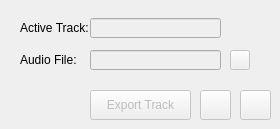
   <widget class="QWidget" name="tab_export">
    <attribute name="title">
     <string>Export and Details</string>
    </attribute>
    <widget class="QPushButton" name="buttonExportTrack">
     <property name="enabled">
      <bool>false</bool>
     </property>
     <property name="geometry">
      <rect>
       <x>90</x>
       <y>90</y>
       <width>101</width>
       <height>30</height>
      </rect>
     </property>
     <property name="toolTip">
      <string>&lt;html&gt;&lt;head/&gt;&lt;body&gt;&lt;p&gt;Export the selected track to .kml. If the active track is an ESRI shapefile point layer, the user will be able to export.&lt;/p&gt;&lt;/body&gt;&lt;/html&gt;</string>
     </property>
     <property name="text">
      <string>Export Track</string>
     </property>
     <property name="icon">
      <iconset resource="resources.qrc">
       <normaloff>:/plugins/milkmachine/Export.png</normaloff>:/plugins/milkmachine/Export.png</iconset>
     </property>
    </widget>
    <widget class="QPushButton" name="pushButton_TrackInfo">
     <property name="enabled">
      <bool>false</bool>
     </property>
     <property name="geometry">
      <rect>
       <x>200</x>
       <y>90</y>
       <width>31</width>
       <height>30</height>
      </rect>
     </property>
     <property name="toolTip">
      <string>&lt;html&gt;&lt;head/&gt;&lt;body&gt;&lt;p&gt;Click for information about the current audio track&lt;/p&gt;&lt;/body&gt;&lt;/html&gt;</string>
     </property>
     <property name="text">
      <string/>
     </property>
     <property name="icon">
      <iconset resource="resources.qrc">
       <normaloff>:/plugins/milkmachine/question.png</normaloff>:/plugins/milkmachine/question.png</iconset>
     </property>
     <property name="iconSize">
      <size>
       <width>24</width>
       <height>24</height>
      </size>
     </property>
    </widget>
    <widget class="QPushButton" name="pushButton_google_earth">
     <property name="enabled">
      <bool>false</bool>
     </property>
     <property name="geometry">
      <rect>
       <x>240</x>
       <y>90</y>
       <width>31</width>
       <height>30</height>
      </rect>
     </property>
     <property name="toolTip">
      <string>&lt;html&gt;&lt;head/&gt;&lt;body&gt;&lt;p&gt;View selected track in Google Earth&lt;/p&gt;&lt;/body&gt;&lt;/html&gt;</string>
     </property>
     <property name="text">
      <string/>
     </property>
     <property name="icon">
      <iconset resource="resources.qrc">
       <normaloff>:/plugins/milkmachine/earth.png</normaloff>:/plugins/milkmachine/earth.png</iconset>
     </property>
     <property name="iconSize">
      <size>
       <width>36</width>
       <height>36</height>
      </size>
     </property>
    </widget>
    <widget class="QLabel" name="label_visualization_active_2">
     <property name="geometry">
      <rect>
       <x>20</x>
       <y>20</y>
       <width>81</width>
       <height>16</height>
      </rect>
     </property>
     <property name="text">
      <string>&lt;html&gt;&lt;head/&gt;&lt;body&gt;&lt;p&gt;&lt;span style=&quot; color:#000000;&quot;&gt;Active Track:&lt;/span&gt;&lt;/p&gt;&lt;/body&gt;&lt;/html&gt;</string>
     </property>
    </widget>
    <widget class="QLineEdit" name="lineEdit_export_active">
     <property name="enabled">
      <bool>false</bool>
     </property>
     <property name="geometry">
      <rect>
       <x>90</x>
       <y>18</y>
       <width>131</width>
       <height>20</height>
      </rect>
     </property>
     <property name="toolTip">
      <string>&lt;html&gt;&lt;head/&gt;&lt;body&gt;&lt;p&gt;The selected layer in the table of contents.&lt;/p&gt;&lt;/body&gt;&lt;/html&gt;</string>
     </property>
    </widget>
    <widget class="QPushButton" name="pushButton_export_audio_file">
     <property name="enabled">
      <bool>false</bool>
     </property>
     <property name="geometry">
      <rect>
       <x>230</x>
       <y>50</y>
       <width>20</width>
       <height>20</height>
      </rect>
     </property>
     <property name="toolTip">
      <string>&lt;html&gt;&lt;head/&gt;&lt;body&gt;&lt;p&gt;Browse to .wav file that will be attached to the kmz or kml file. The name of the file must be formatted by date and time. example;&lt;/p&gt;&lt;p&gt;YYYYMMDDHHMMSS.wav&lt;/p&gt;&lt;p&gt;~/20140130124357.wav&lt;/p&gt;&lt;p&gt;Note: any text after the seconds is ignored, which can be used for other information.&lt;/p&gt;&lt;p&gt;The difference between the start of the audio and the start of the GPS track will be automatically applied to the &amp;quot;time delay&amp;quot; of the audio in the .kml/.kmz.&lt;/p&gt;&lt;/body&gt;&lt;/html&gt;</string>
     </property>
     <property name="icon">
      <iconset resource="resources.qrc">
       <normaloff>:/plugins/milkmachine/folder.png</normaloff>:/plugins/milkmachine/folder.png</iconset>
     </property>
    </widget>
    <widget class="QLineEdit" name="lineEdit_export_audio">
     <property name="enabled">
      <bool>false</bool>
     </property>
     <property name="geometry">
      <rect>
       <x>90</x>
       <y>50</y>
       <width>131</width>
       <height>20</height>
      </rect>
     </property>
     <property name="toolTip">
      <string>&lt;html&gt;&lt;head/&gt;&lt;body&gt;&lt;p&gt;Path to audio file that will be attached to kmz or kml.&lt;/p&gt;&lt;/body&gt;&lt;/html&gt;</string>
     </property>
    </widget>
    <widget class="QLabel" name="label_33">
     <property name="geometry">
      <rect>
       <x>20</x>
       <y>50</y>
       <width>61</width>
       <height>20</height>
      </rect>
     </property>
     <property name="text">
      <string>Audio File:</string>
     </property>
    </widget>
   </widget>
